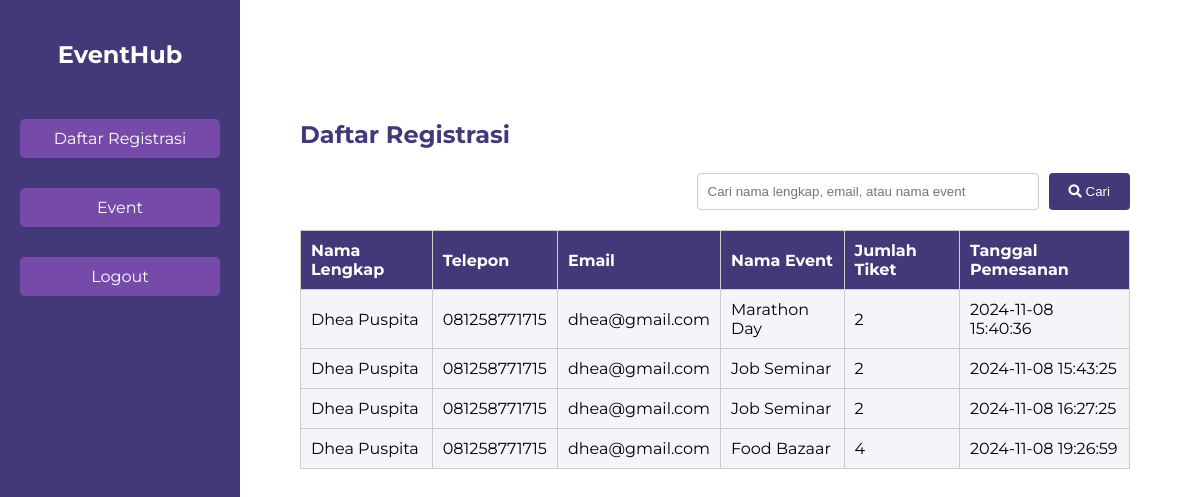
The app's page /admin.php (signed in) with its own data.
### tables this page shows
CREATE TABLE `data_regis` (
  `id_regis` int(11) NOT NULL,
  `id_event` int(11) DEFAULT NULL,
  `id_pengguna` int(11) DEFAULT NULL,
  `nama_event` varchar(255) DEFAULT NULL,
  `waktu_event` varchar(50) DEFAULT NULL,
  `tanggal_event` date DEFAULT NULL,
  `lokasi_event` varchar(255) DEFAULT NULL,
  `jumlah_tiket` int(11) NOT NULL,
  `tanggal_pemesanan` datetime DEFAULT current_timestamp()
);

CREATE TABLE `pengguna` (
  `id_pengguna` int(11) NOT NULL,
  `nama_lengkap` varchar(100) NOT NULL,
  `telp` varchar(15) NOT NULL,
  `email` varchar(100) NOT NULL,
  `sandi` varchar(255) NOT NULL,
  `foto_profil` varchar(255) NOT NULL
);

### admin.php (the view, shortened to what this page needs)
<?php
    include 'koneksi.php';
    $regisQuery = "SELECT pengguna.nama_lengkap, pengguna.telp, pengguna.email,
                data_regis.nama_event, data_regis.jumlah_tiket, data_regis.tanggal_pemesanan
                FROM data_regis
                JOIN pengguna ON data_regis.id_pengguna = pengguna.id_pengguna";
    $regisResult = mysqli_query($conn, $regisQuery);
?>
<!DOCTYPE html>
<html lang="en">
<head>
    <link rel="stylesheet" href="https://cdnjs.cloudflare.com/ajax/libs/font-awesome/5.15.4/css/all.min.css">
    <link rel="stylesheet" href="styles/admin.css" />
</head>
<body>
    <div class="sidebar">
        <h2>EventHub</h2>
        <a href="#daftar-registrasi" onclick="showSection('daftar-registrasi')">Daftar Registrasi</a>
        <a href="#event" onclick="showSection('event')">Event</a>
        <a href="#" onclick="confirmLogout()">Logout</a>
    </div>
    <div class="content">
        <div id="daftar-registrasi" class="section active">
            <h3>Daftar Registrasi</h3>
            <div class="search-container">
                <input type="text" id="searchRegistrasiInput" placeholder="Cari nama lengkap, email, atau nama event" onkeyup="liveSearchRegistrasi()">
                <button onclick="liveSearchRegistrasi()">
                    <i class="fas fa-search"></i> Cari
                </button>
            </div>
            <table id="registrasiTable" border="1" cellpadding="10">
                <thead>
                    <tr>
                        <th>Nama Lengkap</th>
                        <th>Telepon</th>
                        <th>Email</th>
                        <th>Nama Event</th>
                        <th>Jumlah Tiket</th>
                        <th>Tanggal Pemesanan</th>
                    </tr>
                </thead>
                <tbody>
                    <?php
                    if (mysqli_num_rows($regisResult) > 0) {
                        while ($row = mysqli_fetch_assoc($regisResult)) {
                            echo "<tr>";
                            echo "<td class='registrasi-name'>" . htmlspecialchars($row['nama_lengkap']) . "</td>";
                            echo "<td>" . htmlspecialchars($row['telp']) . "</td>";
                            echo "<td class='registrasi-email'>" . htmlspecialchars($row['email']) . "</td>";
                            echo "<td class='registrasi-event'>" . htmlspecialchars($row['nama_event']) . "</td>";
                            echo "<td>" . htmlspecialchars($row['jumlah_tiket']) . "</td>";
                            echo "<td>" . htmlspecialchars($row['tanggal_pemesanan']) . "</td>";
                            echo "</tr>";
                        }
                    } else {
                        echo "<tr><td colspan='6'>Tidak ada data registrasi.</td></tr>";
                    }
                    ?>
                </tbody>
            </table>
        </div>
    </div>
</body>
</html>

### styles/admin.css (style rules this page uses)
body { font-family: "Montserrat", sans-serif; margin: 0; padding: 0; display: flex; flex-direction: column; }
.sidebar { width: 200px; background-color: #433878; color: white; padding: 20px; position: fixed; height: 100vh; top: 0; left: 0; }
.sidebar h2 { text-decoration: none; color: white; font-size: 1.5rem; font-weight: 700; text-align: center; margin-bottom: 50px; }
.sidebar a { color: white; text-decoration: none; display: block; padding: 10px; margin: 10px 0; background-color: #764aa8; border-radius: 5px; text-align: center; margin-bottom: 30px; }
.content { margin-left: 230px; padding: 70px; }
.section { display: none; }
.section.active { display: block; }
h3 { margin-top: 50px; text-align: start; font-size: 1.5rem; color: #433878; }
table { width: 100%; border-collapse: collapse; margin-top: 20px; text-align: center; }
table, th, td { border: 1px solid #ccc; text-align: center; }
th, td { padding: 10px; text-align: center; }
th { background-color: #433878; color: white; }
.search-container { display: flex; justify-content: flex-end; margin-bottom: 20px; }
.search-container input { width: 300px; padding: 10px 30px 10px 10px; border: 1px solid #ccc; border-radius: 4px; outline: none; }
.section table { width: 100%; border-collapse: collapse; margin-top: 20px; }
.section table, .section th, .section td { border: 1px solid #ccc; padding: 10px; text-align: left; }
.section th { background-color: #433878; color: white; }
.section td { background-color: #f4f4f9; }

### records on screen
data_regis: id_pengguna.nama_lengkap "Dhea Puspita", id_pengguna.telp "081258771715", id_pengguna.email "dhea@gmail.com", nama_event "Marathon Day", jumlah_tiket "2", tanggal_pemesanan "2024-11-08 15:40:36"
data_regis: id_pengguna.nama_lengkap "Dhea Puspita", id_pengguna.telp "081258771715", id_pengguna.email "dhea@gmail.com", nama_event "Job Seminar", jumlah_tiket "2", tanggal_pemesanan "2024-11-08 15:43:25"
data_regis: id_pengguna.nama_lengkap "Dhea Puspita", id_pengguna.telp "081258771715", id_pengguna.email "dhea@gmail.com", nama_event "Job Seminar", jumlah_tiket "2", tanggal_pemesanan "2024-11-08 16:27:25"
data_regis: id_pengguna.nama_lengkap "Dhea Puspita", id_pengguna.telp "081258771715", id_pengguna.email "dhea@gmail.com", nama_event "Food Bazaar", jumlah_tiket "4", tanggal_pemesanan "2024-11-08 19:26:59"
